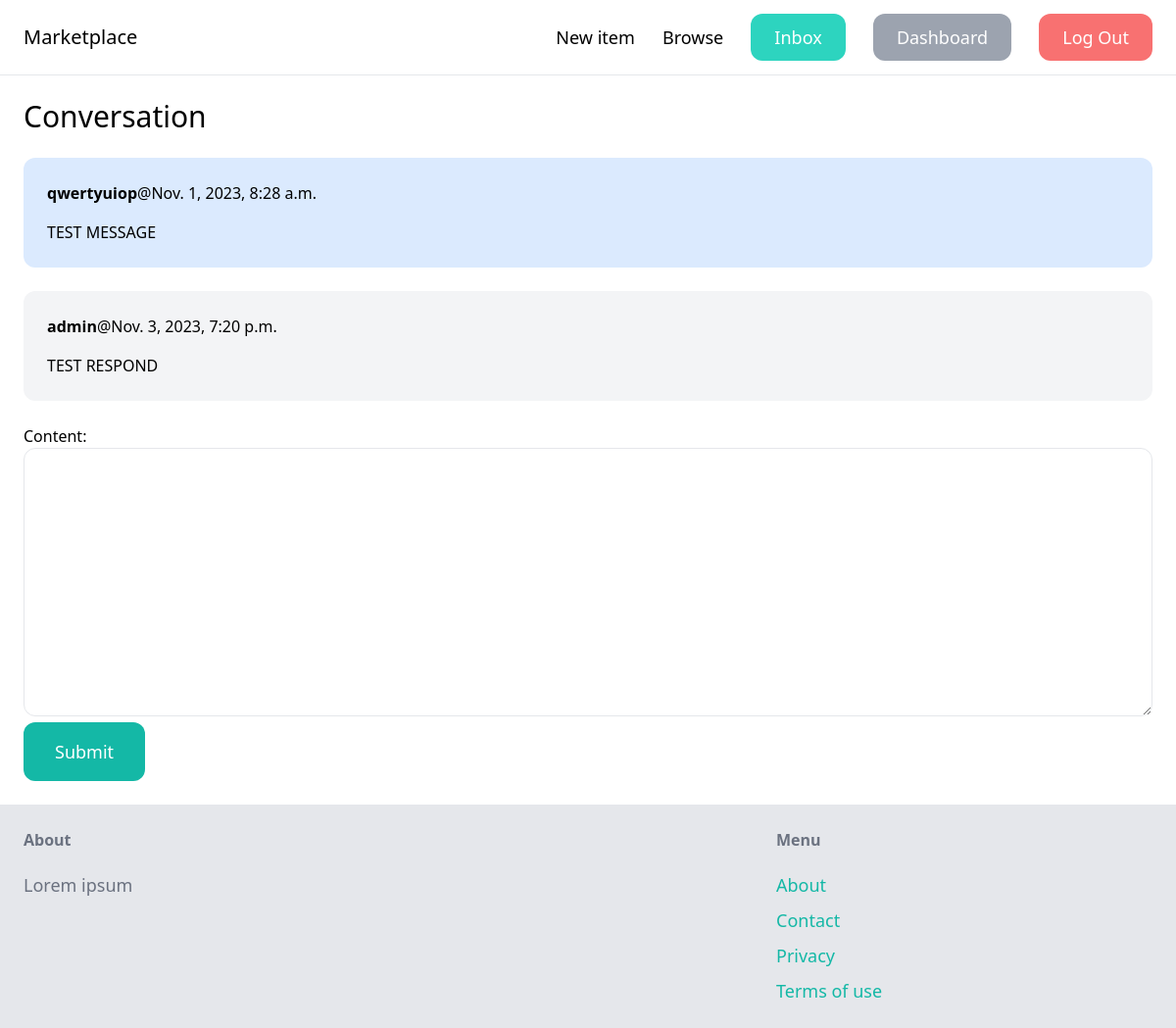
Screenshot of /inbox/1/ (signed in) with the database file from the repository.
### conversation/models.py (models this page shows)
class ConversationMessage(models.Model):
    conversation = models.ForeignKey(Conversation, related_name='messages', on_delete=models.CASCADE)
    content = models.TextField()
    created_at = models.DateTimeField(auto_now_add=True)
    created_by = models.ForeignKey(User, related_name='created_messages', on_delete=models.CASCADE)

### conversation/views.py (the view)
# urls.py: path('<int:pk>/', detail, name='detail'),
@login_required()
def detail(request, pk):
    conversation = Conversation.objects.filter(members__in=[request.user.id]).get(pk=pk)
    if request.method == "POST":
        form = ConversationMessageForm(request.POST)
        if form.is_valid():
            conversation_message = form.save(commit=False)
            conversation_message.conversation = conversation
            conversation_message.created_by = request.user
            conversation_message.save()
            conversation.save()
            return redirect("conversation:detail", pk=pk)
    else:
        form = ConversationMessageForm()
    return render(request, 'conversation_detail.html', context={
        'conversation': conversation,
        'form': form
    })

### conversation/forms.py
class ConversationMessageForm(forms.ModelForm):
    class Meta:
        model = ConversationMessage
        fields = ('content', )
        widgets = {
            'content': forms.Textarea(attrs={
                'class': 'w-full py-4 px-6 rounded-xl border'})
        }

### conversation/templates/conversation_detail.html (shortened to what this page needs)
{% extends 'base.html' %}
{% block content %}
    <h1 class="mb-6 text-3xl">Conversation</h1>
    <div class="space-y-6">
    {% for message in conversation.messages.all %}
            <div class="p-6 flex {% if message.created_by == request.user %} bg-blue-100 {% else %} bg-gray-100 {% endif %} rounded-xl">
                <div>
                    <p class="mb-4"><strong>{{ message.created_by.username }}</strong>@{{ message.created_at }}</p>
                    <p>{{ message.content }}</p>
                </div>
            </div>
    {% endfor %}
    </div>
    <form method="post" action="." class="mt-6">
        {{ form.as_p }}
        <button class="py-4 px-8 text-lg bg-teal-500 hover:bg-teal-700 rounded-xl text-white">
                Submit
        </button>
    </form>
{% endblock %}

### rows the page displays
ConversationMessage: created_by.username "qwertyuiop", created_at "Nov. 1, 2023, 8:28 a.m.", content "TEST MESSAGE"
ConversationMessage: created_by.username "admin", created_at "Nov. 3, 2023, 7:20 p.m.", content "TEST RESPOND"
